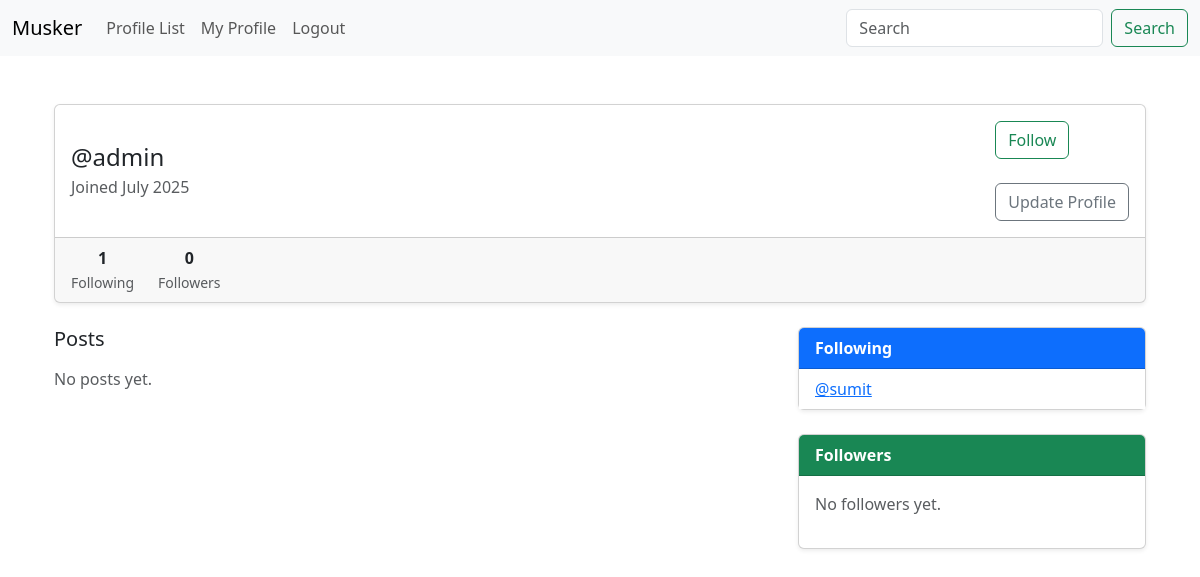
Page /profile/1 (signed in) on the earlier database version.
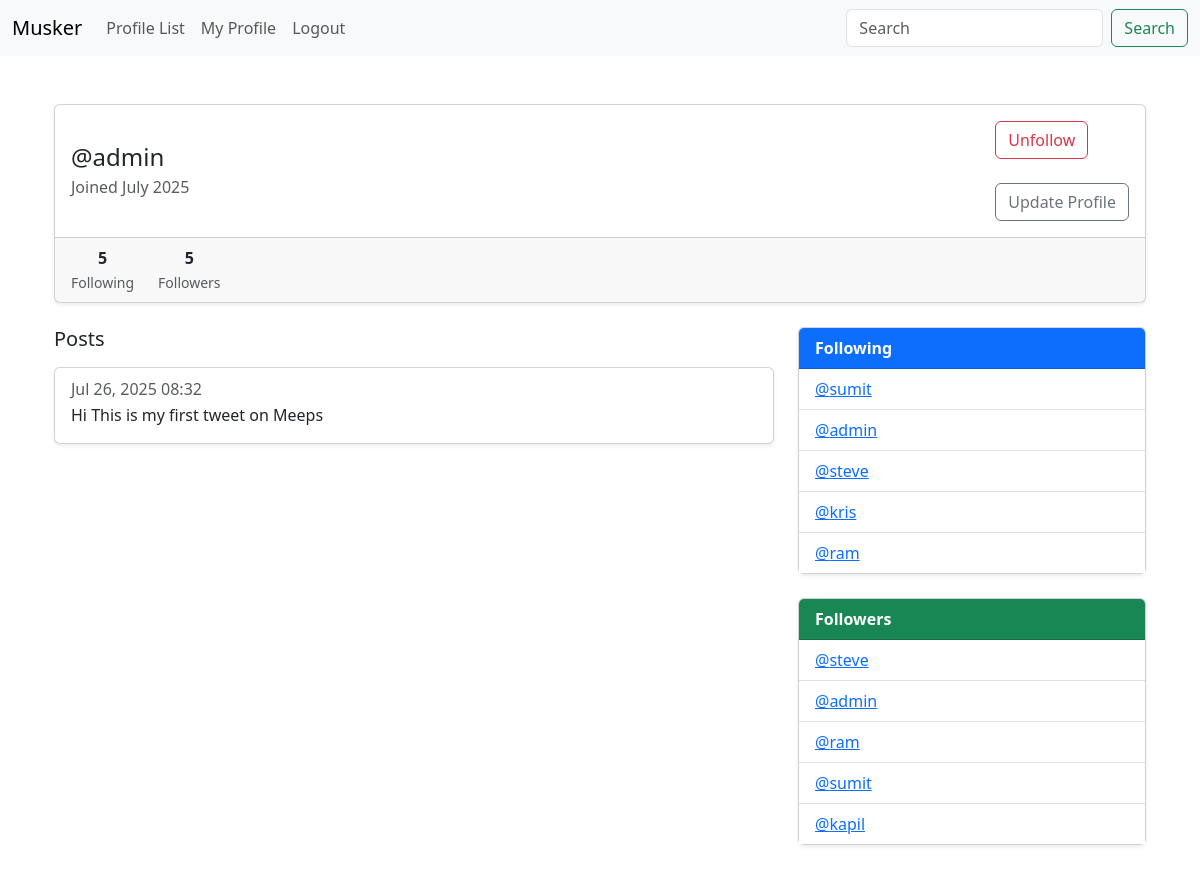
Same page on the later database version.
### musk/models.py (models this page shows, shortened)
class Profile(models.Model):
    user = models.OneToOneField(User, on_delete=models.CASCADE)
    follows = models.ManyToManyField(
        "self",
        related_name="followed_by",
        symmetrical=False,
        blank=True
    )
    date_modified = models.DateTimeField(User, auto_now=True)
    profile_image = models.ImageField(null=True,blank=True,upload_to="images/")

class Meep(models.Model):
    user = models.ForeignKey(
        User,related_name="meeps",
        on_delete = models.DO_NOTHING
    )
    body = models.CharField(max_length = 1000)
    created_at = models.DateTimeField(auto_now_add=True)

### musk/views.py (the view, shortened to what this page needs)
# urls.py: path('profile/<int:pk>', views.profile, name = 'profile'),
def profile(request,pk):
    if request.user.is_authenticated:
        profile = Profile.objects.get(user_id = pk)
        meeps = Meep.objects.filter(id = pk).order_by("-created_at")
        return render(request,'profile.html',{"profile" : profile, "meeps" : meeps})
    else:
        messages.success(request,("You must be logged in the application"))
        return redirect('home')

### templates/profile.html (shortened to what this page needs)
{% extends "base.html" %}
{% load static %}
{% block content %}
{% if profile %}
<div class="container mt-4">
    <div class="card mb-4 shadow-sm">
        <div class="card-body d-flex align-items-center">
            <div>
                <h4 class="mb-1">@{{ profile.user.username }}</h4>
                <p class="text-muted mb-0">Joined {{ profile.user.date_joined|date:"F Y" }}</p>
            </div>
            <div class="ms-auto">
                <form method="POST">
                    {% if profile in user.profile.follows.all %}
                        <button type="submit" class="btn btn-outline-danger" name="follow" value="unfollow">Unfollow</button>
                    {% else %}
                        <button type="submit" class="btn btn-outline-success" name="follow" value="follow">Follow</button>
                    {% endif %}
                </form>
                <br>
                {% if request.user.id == profile.user.id %}
                <a href="{%url 'update_user' %}" class="btn btn-outline-secondary">
                    Update Profile
                </a>
                {% endif %}
            </div>
        </div>
        <div class="card-footer d-flex justify-content-start text-center">
            <div class="me-4">
                <strong>{{ profile.follows.count }}</strong><br>
                <small class="text-muted">Following</small>
            </div>
            <div>
                <strong>{{ profile.followed_by.count }}</strong><br>
                <small class="text-muted">Followers</small>
            </div>
        </div>
    </div>
    <div class="row">
        <div class="col-md-8">
            <h5 class="mb-3">Posts</h5>
            {% if meeps %}
                {% for meep in meeps %}
                <div class="card mb-3 shadow-sm">
                    <div class="card-body">
                        <h6 class="card-subtitle text-muted mb-1">
                            {{ meep.created_at|date:"M d, Y H:i" }}
                        </h6>
                        <p class="card-text">{{ meep.body }}</p>
                    </div>
                </div>
                {% endfor %}
            {% else %}
                <p class="text-muted">No posts yet.</p>
            {% endif %}
        </div>
        <div class="col-md-4">
            <div class="card mb-4 shadow-sm">
                <div class="card-header bg-primary text-white">
                    <strong>Following</strong>
                </div>
                <div class="card-body p-0">
                    {% if profile.follows.all %}
                    <ul class="list-group list-group-flush">
                        {% for following in profile.follows.all %}
                        <li class="list-group-item">
                            <a href="{% url 'profile' following.user.id %}">@{{ following.user.username }}</a>
                        </li>
                        {% endfor %}
                    </ul>
                    {% else %}
                    <p class="p-3 text-muted">Not following anyone.</p>
                    {% endif %}
                </div>
            </div>
            <div class="card mb-4 shadow-sm">
                <div class="card-header bg-success text-white">
                    <strong>Followers</strong>
                </div>
                <div class="card-body p-0">
                    {% if profile.followed_by.all %}
                    <ul class="list-group list-group-flush">
                        {% for follower in profile.followed_by.all %}
                        <li class="list-group-item">
                            <a href="{% url 'profile' follower.user.id %}">@{{ follower.user.username }}</a>
                        </li>
                        {% endfor %}
                    </ul>
                    {% else %}
                    <p class="p-3 text-muted">No followers yet.</p>
                    {% endif %}
                </div>
            </div>
        </div>
    </div>
</div>
{% else %}
<div class="container mt-4">
    <div class="alert alert-danger">Profile not found.</div>
</div>
{% endif %}
{% endblock content %}

Differences in the rows shown:
now on one of the page's lists (row edited): Profile: user.username "admin"
changed Profile "admin": follows.count "1" → "5"; followed_by.count "0" → "5"
added Meep: created_at "Jul 26, 2025 08:32", body "Hi This is my first tweet on Meeps"
now on one of the page's lists (row edited): Profile: user.username "sumit"
now on this page (row edited): Profile: user.username "steve"
now on this page (row edited): Profile: user.username "kris"
added Profile: user.username "ram"
added Profile: user.username "kapil"
Other differences:
text no longer shown: "Follow No posts yet. No followers yet."
text now shown: "Unfollow"
